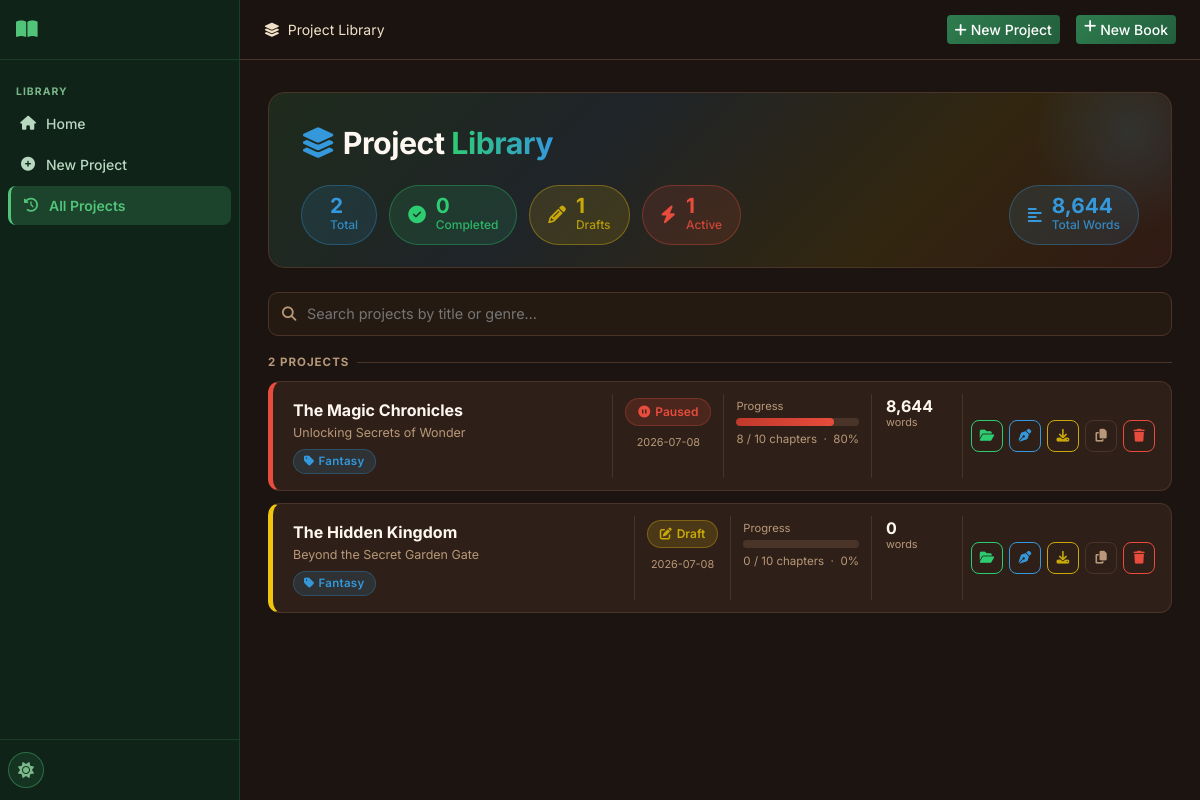
Before: /history with the older database file.
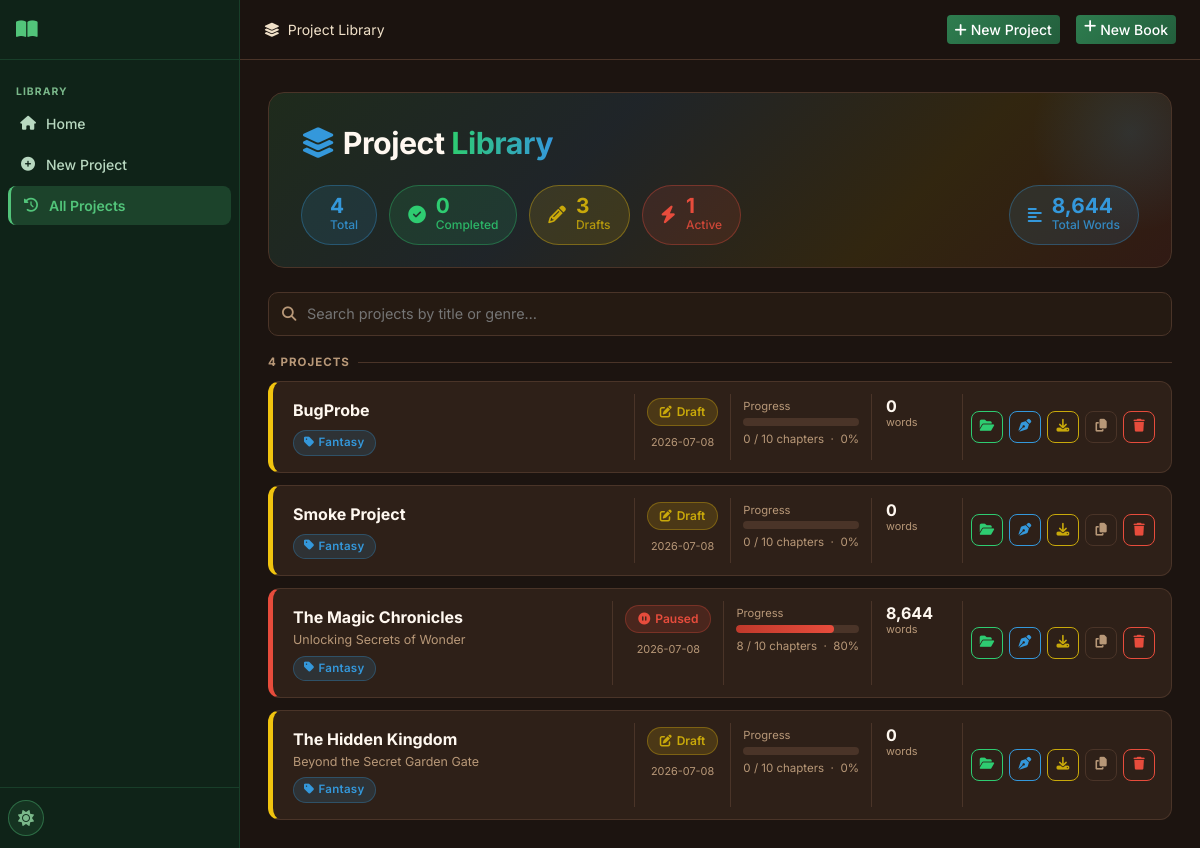
After: the same page with the newer database file.
### tables this page shows
CREATE TABLE projects (
    id INTEGER PRIMARY KEY AUTOINCREMENT,
    title TEXT NOT NULL,
    subtitle TEXT DEFAULT '',
    genre TEXT DEFAULT 'Fantasy',
    audience TEXT DEFAULT 'Adult',
    description TEXT DEFAULT '',
    language TEXT DEFAULT 'English',
    story_type TEXT DEFAULT 'Novel',
    writing_style TEXT DEFAULT 'Descriptive',
    point_of_view TEXT DEFAULT 'Third Person Limited',
    tense TEXT DEFAULT 'Past',
    tone TEXT DEFAULT 'Adventurous',
    num_chapters INTEGER DEFAULT 10,
    words_per_chapter INTEGER DEFAULT 2000,
    creativity_level TEXT DEFAULT 'balanced',
    temperature REAL DEFAULT 0.7,
    top_p REAL DEFAULT 0.9,
    max_tokens INTEGER DEFAULT 4096,
    status TEXT DEFAULT 'draft',
    current_chapter INTEGER DEFAULT 0,
    total_words INTEGER DEFAULT 0,
    cover_prompt TEXT DEFAULT '',
    include_images INTEGER DEFAULT 0,
    images_per_chapter INTEGER DEFAULT 1,
    image_style TEXT DEFAULT 'Realistic',
    created_at TIMESTAMP DEFAULT CURRENT_TIMESTAMP,
    updated_at TIMESTAMP DEFAULT CURRENT_TIMESTAMP
);

### routes/main.py (the view)
@bp.route('/history')
def history():
    db = get_db()
    projects = db.execute('SELECT * FROM projects ORDER BY updated_at DESC').fetchall()
    return render_template('history.html', projects=projects)

### database/__init__.py (called while the page is built)
def get_db():
    if 'db' not in g:
        db_path = current_app.config['DATABASE']
        os.makedirs(os.path.dirname(db_path), exist_ok=True)
        g.db = sqlite3.connect(db_path)
        g.db.row_factory = sqlite3.Row
        g.db.execute('PRAGMA foreign_keys = ON')
        g.db.execute('PRAGMA journal_mode = WAL')
    return g.db

### utils/helpers.py (called while the page is built)
def get_setting(db, key, default=''):
    row = db.execute('SELECT value FROM settings WHERE key = ?', (key,)).fetchone()
    return row['value'] if row else default

### templates/history.html (shortened to what the changed rows need)
{% extends "base.html" %}
{% block content %}
{% set total     = projects | length %}
{% set completed = projects | selectattr('status', 'equalto', 'completed') | list | length %}
{% set drafts    = projects | selectattr('status', 'equalto', 'draft')     | list | length %}
{% set active    = projects | rejectattr('status', 'in', ['completed','draft']) | list | length %}
{% set total_words = projects | sum(attribute='total_words') %}
<div class="lib-hero">
  <div class="lib-hero-title"><i class="fas fa-layer-group me-2" style="color:var(--hl-blue)"></i>Project <span>Library</span></div>
  <div class="stat-pills">
    <div class="stat-pill sp-blue">
      <div><div class="sp-num">{{ total }}</div><div class="sp-label">Total</div></div>
    </div>
    <div class="stat-pill sp-lemon">
      <div><div class="sp-num">{{ drafts }}</div><div class="sp-label">Drafts</div></div>
    </div>
  </div>
</div>
{% if projects %}
<div class="lib-search-wrap">
  <i class="fas fa-search"></i>
  <input class="lib-search" id="libSearch" type="text" placeholder="Search projects by title or genre…" oninput="filterCards()">
</div>
<div class="lib-section-label">{{ total }} Project{{ 's' if total != 1 }}</div>
<div class="project-cards" id="projectCards">
  {% for p in projects %}
  {% set pct = (p.current_chapter / p.num_chapters * 100) | int if p.num_chapters else 0 %}
  {% set sc = 'sc-' + p.status if p.status in ['completed','draft','generating','paused'] else 'sc-default' %}
  {% set pb = 'pb-' + p.status if p.status in ['completed','draft','generating','paused'] else 'pb-default' %}
  <div class="pcard status-{{ p.status }}" data-title="{{ p.title | lower }}" data-genre="{{ p.genre | lower }}">
    <div class="pcard-main">
      <div class="pcard-title">{{ p.title }}</div>
      {% if p.subtitle %}<div class="pcard-subtitle">{{ p.subtitle }}</div>{% endif %}
      <div class="genre-chip"><i class="fas fa-tag me-1"></i>{{ p.genre }}</div>
    </div>
    <div class="pcard-meta">
      <span class="status-chip {{ sc }}">
        {% if p.status == 'completed' %}<i class="fas fa-check-circle"></i>
        {% elif p.status == 'generating' %}<i class="fas fa-spinner fa-spin"></i>
        {% elif p.status == 'paused' %}<i class="fas fa-pause-circle"></i>
        {% else %}<i class="fas fa-edit"></i>{% endif %}
        {{ p.status | title }}
      </span>
      <div class="stat-unit mt-1">{{ p.updated_at[:10] }}</div>
    </div>
    <div class="pcard-prog">
      <div class="lib-prog-label">Progress</div>
      <div class="lib-progress">
        <div class="lib-progress-bar {{ pb }}" style="width:{{ pct }}%"></div>
      </div>
      <div class="lib-pct">{{ p.current_chapter }} / {{ p.num_chapters }} chapters &nbsp;·&nbsp; {{ pct }}%</div>
    </div>
    <div class="pcard-stats">
      <div>
        <div class="stat-num">{{ '{:,}'.format(p.total_words) }}</div>
        <div class="stat-unit">words</div>
      </div>
    </div>
    <div class="pcard-acts">
      <a href="{{ url_for('projects.project_detail', project_id=p.id) }}" class="act-btn act-green" title="Open project">
        <i class="fas fa-folder-open"></i>
      </a>
      <a href="{{ url_for('editor.editor_page', project_id=p.id) }}" class="act-btn act-blue" title="Open editor">
        <i class="fas fa-pen-nib"></i>
      </a>
      <a href="{{ url_for('exports.export_page', project_id=p.id) }}" class="act-btn act-lemon" title="Export">
        <i class="fas fa-download"></i>
      </a>
      <form method="POST" action="{{ url_for('projects.duplicate_project', project_id=p.id) }}" style="display:inline">
        <button type="submit" class="act-btn act-neutral" title="Duplicate">
          <i class="fas fa-copy"></i>
        </button>
      </form>
      <button class="act-btn act-red" onclick="confirmDelete({{ p.id }}, '{{ p.title | e }}')" title="Delete">
        <i class="fas fa-trash"></i>
      </button>
    </div>
  </div>
  {% endfor %}
</div>
{% endif %}
{% endblock %}

Changed rows visible on the page:
added projects: title "BugProbe", genre "Fantasy", status "Draft", updated_at "2026-07-08", current_chapter "0", num_chapters "10", pct "0", total_words "0"
added projects: title "Smoke Project", genre "Fantasy", status "Draft", updated_at "2026-07-08", current_chapter "0", num_chapters "10", pct "0", total_words "0"
Other visible differences:
{{ total }}: "2" → "4"
{{ drafts }}: "1" → "3"
